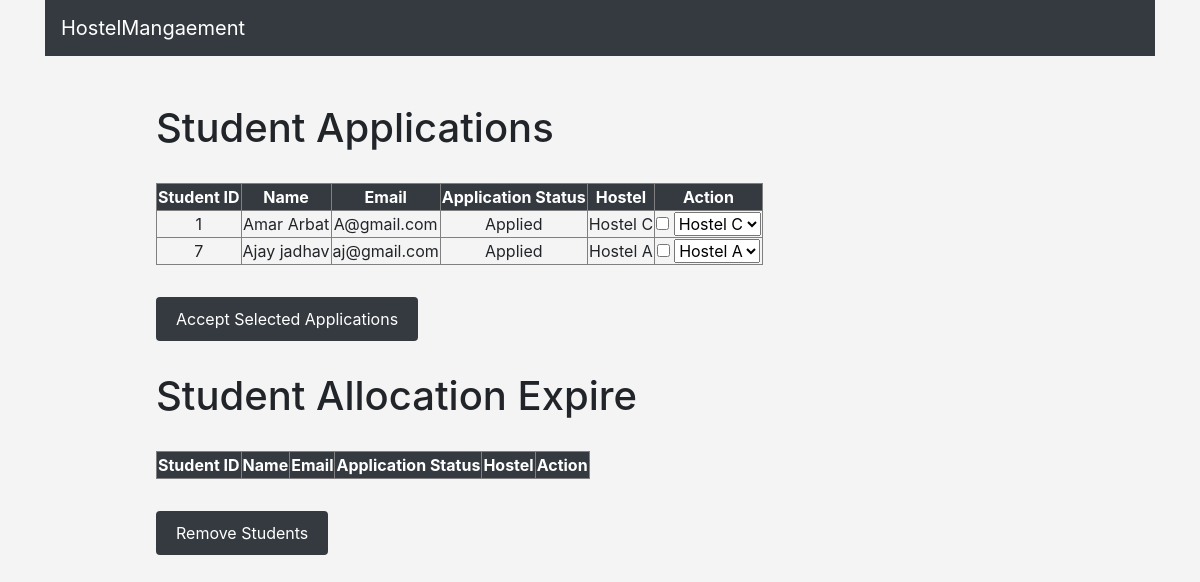
Before: /admin_page/ with the older database file.
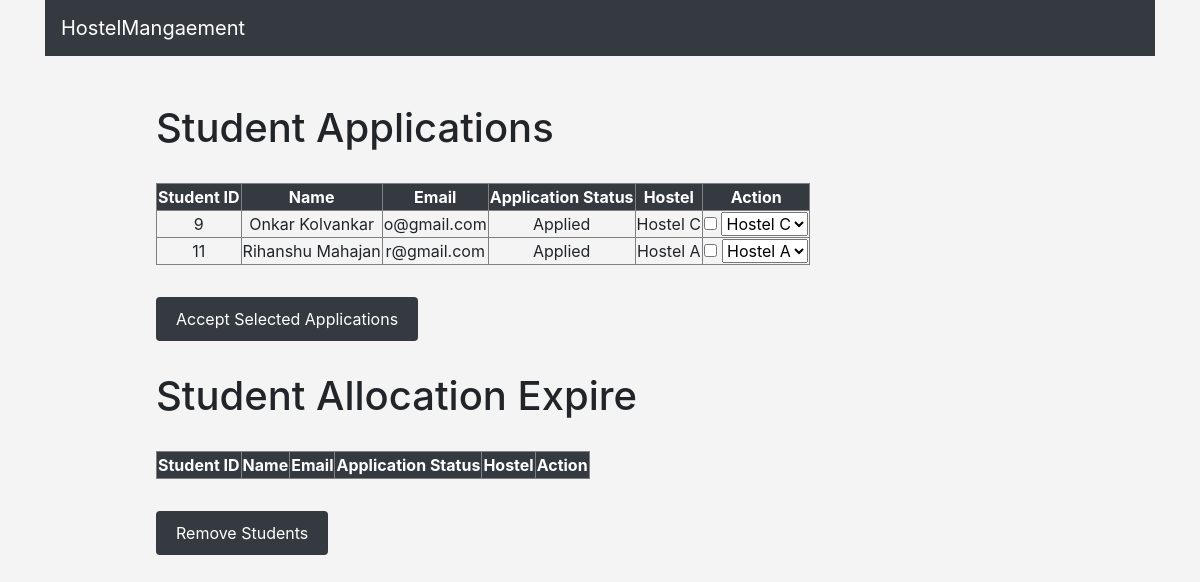
After: the same page with the newer database file.
### hostel/models.py (models this page shows, shortened)
class student(models.Model):
    student_id = models.IntegerField(primary_key=True)
    student_name = models.CharField(max_length=30)
    student_semester = models.IntegerField()
    student_year = models.CharField(max_length=30)
    student_email = models.CharField(max_length=30)
    student_branch = models.CharField(max_length = 30)
    student_phone = models.IntegerField()
    student_age = models.IntegerField()
    address_area = models.CharField(max_length = 100)
    address_city = models.CharField(max_length = 40)
    address_state = models.CharField(max_length = 40)
    student_start_date=models.DateField()
    student_end_date=models.DateField()
    student_application_status= models.CharField(max_length=30,default="Applied")
    hostel_name = models.ForeignKey(Hostel, on_delete=models.CASCADE)

class Hostel(models.Model):
    hostel_name = models.CharField(max_length=30,primary_key=True)
    no_of_vacancy = models.IntegerField()
    no_of_students = models.IntegerField()

### hostel/views.py (the view)
# urls.py: path('admin_page/', views.admin_page, name='admin_page'),
def admin_page(request):
    student_applications = student.objects.filter(student_application_status='Applied')
    hostels = Hostel.objects.all()
    student_alloteds = student.objects.all()
    for student_alloted in student_alloteds:
        if student_alloted.student_end_date < timezone.now().date():
            student_alloted.student_application_status = 'expire'
            student_alloted.save()
    student_allocation_expire=student.objects.filter(student_application_status='expire')
    return render(request, 'admin_page.html', {'student_applications': student_applications, 'hostels': hostels, 'student_allocation_expire': student_allocation_expire})

### hostel/templates/admin_page.html (shortened to what this page needs)
<!DOCTYPE html>
<html lang="en">
<head>
    <link rel="stylesheet" href="https://cdn.jsdelivr.net/npm/bootstrap@4.0.0/dist/css/bootstrap.min.css">
</head>
<body>
    <div class="container title_container">
        <nav class="navbar navbar-expand-lg navbar-light bg-dark">
        <a class="navbar-brand title" href="{% url 'home' %}" >HostelMangaement</a>
        </nav>
    </div>
    <div class="admin_page_content">
        <h1 class="admin_page_data">Student Applications</h1>
        <form method="post" action="{% url 'accept_applications' %}">
            <table border="1" class="admin_page_data">
                <tr>
                    <th>Student ID</th>
                    <th>Name</th>
                    <th>Email</th>
                    <th>Application Status</th>
                    <th>Hostel</th>
                    <th>Action</th>
                </tr>
                {% for application in student_applications %}
                    <tr>
                        <td>{{ application.student_id }}</td>
                        <td>{{ application.student_name }}</td>
                        <td>{{ application.student_email }}</td>
                        <td>{{ application.student_application_status }}</td>
                        <td>{{ application.hostel_name.hostel_name }}</td>
                        <td>
                            <input type="checkbox" name="student_id" value="{{ application.student_id }}">
                            <select name="hostel_name">
                                    <option value="{{ application.hostel_name.hostel_name }}"> {{ application.hostel_name.hostel_name }} </option>
                            </select>
                        </td>
                    </tr>
                {% endfor %}
            </table>
            <button type="submit" class="admin_page_data">Accept Selected Applications</button>
        </form>
        <h1 class="admin_page_data"> Student Allocation Expire </h1>
        <form method="POST" action="{% url 'expire_allotement' %}">
            <table border="1" class="admin_page_data" >
                <tr>
                    <th>Student ID</th>
                    <th>Name</th>
                    <th>Email</th>
                    <th>Application Status</th>
                    <th>Hostel</th>
                    <th>Action</th>
                </tr>
            </table>
            <button type="submit" class="admin_page_data"> Remove Students </button>
        </form>
    </div>
</body>
</html>

Changed rows visible on the page:
no longer on this page (row edited): student: student_id "1", student_name "Amar Arbat", student_email "A@gmail.com", student_application_status "Applied", hostel_name.hostel_name "Hostel C", hostel_name "Hostel C"
removed student: student_id "7", student_name "Ajay jadhav", student_email "aj@gmail.com", student_application_status "Applied", hostel_name.hostel_name "Hostel A", hostel_name "Hostel A"
added student: student_id "9", student_name "Onkar Kolvankar", student_email "o@gmail.com", student_application_status "Applied", hostel_name.hostel_name "Hostel C", hostel_name "Hostel C"
added student: student_id "11", student_name "Rihanshu Mahajan", student_email "r@gmail.com", student_application_status "Applied", hostel_name.hostel_name "Hostel A", hostel_name "Hostel A"
